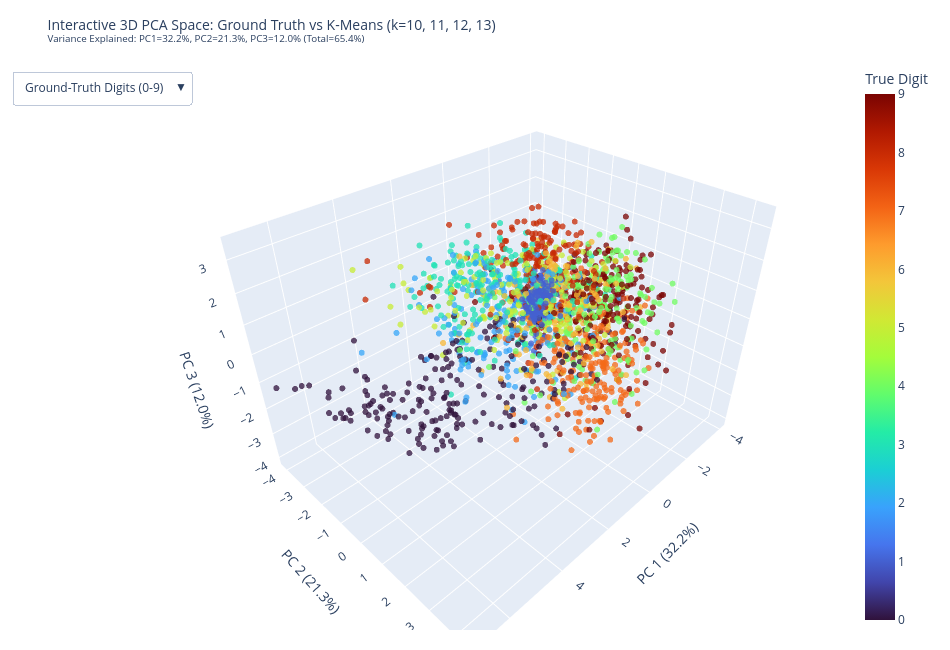

The notebook cell this image was saved under:
### Code cell
# 2. Interactive 3D PCA Projection (Plotly WebGL)
# Enables full 3D rotation, zooming, panning, and interactive hover inspection.
# Includes an on-plot dropdown menu to toggle between Ground Truth and K-Means k=10, 11, 12, 13.
pca_3d = PCA(n_components=3, random_state=RANDOM_STATE)
X_pca_3d = pca_3d.fit_transform(X_sub)
var_3d = pca_3d.explained_variance_ratio_

# Sample 2,000 points for fluid 60fps 3D WebGL rendering
N_INTERACTIVE = 2000
rng_i = np.random.default_rng(RANDOM_STATE)
interactive_idx = rng_i.choice(len(X_sub), size=N_INTERACTIVE, replace=False)

X_3d_sub = X_pca_3d[interactive_idx]
y_3d_sub = y_sub[interactive_idx]

# Hover text for interactive inspection
hover_text = [
    f"Sample #{interactive_idx[i]}<br>"
    f"True Digit: {y_3d_sub[i]}<br>"
    f"k=10 Cluster: {cluster_assignments[10][interactive_idx[i]]}<br>"
    f"k=11 Cluster: {cluster_assignments[11][interactive_idx[i]]}<br>"
    f"k=12 Cluster: {cluster_assignments[12][interactive_idx[i]]}<br>"
    f"k=13 Cluster: {cluster_assignments[13][interactive_idx[i]]}"
    for i in range(N_INTERACTIVE)
]

fig_3d = go.Figure()

# Trace 0: Ground-Truth Digits (Default)
fig_3d.add_trace(go.Scatter3d(
    x=X_3d_sub[:, 0],
    y=X_3d_sub[:, 1],
    z=X_3d_sub[:, 2],
    mode="markers",
    marker=dict(size=3.5, color=y_3d_sub, colorscale="Turbo", opacity=0.75, colorbar=dict(title="True Digit")),
    text=hover_text,
    hoverinfo="text",
    name="Ground Truth"
))

# Create dropdown buttons to switch cluster colorings in 3D
buttons = [
    dict(
        label="Ground-Truth Digits (0-9)",
        method="restyle",
        args=[{"marker.color": [y_3d_sub], "marker.colorscale": ["Turbo"], "marker.colorbar.title": "True Digit"}]
    ),
    dict(
        label="K-Means (k=10)",
        method="restyle",
        args=[{"marker.color": [cluster_assignments[10][interactive_idx]], "marker.colorscale": ["Viridis"], "marker.colorbar.title": "Cluster (k=10)"}]
    ),
    dict(
        label="K-Means (k=11)",
        method="restyle",
        args=[{"marker.color": [cluster_assignments[11][interactive_idx]], "marker.colorscale": ["Viridis"], "marker.colorbar.title": "Cluster (k=11)"}]
    ),
    dict(
        label="K-Means (k=12)",
        method="restyle",
        args=[{"marker.color": [cluster_assignments[12][interactive_idx]], "marker.colorscale": ["Viridis"], "marker.colorbar.title": "Cluster (k=12)"}]
    ),
    dict(
        label="K-Means (k=13)",
        method="restyle",
        args=[{"marker.color": [cluster_assignments[13][interactive_idx]], "marker.colorscale": ["Viridis"], "marker.colorbar.title": "Cluster (k=13)"}]
    ),
]

fig_3d.update_layout(
    title=dict(
        text=f"Interactive 3D PCA Space: Ground Truth vs K-Means (k=10, 11, 12, 13)<br>"
             f"<sup>Variance Explained: PC1={var_3d[0]*100:.1f}%, PC2={var_3d[1]*100:.1f}%, PC3={var_3d[2]*100:.1f}% (Total={sum(var_3d)*100:.1f}%)</sup>",
        font=dict(size=14)
    ),
    scene=dict(
        xaxis_title=f"PC 1 ({var_3d[0]*100:.1f}%)",
        yaxis_title=f"PC 2 ({var_3d[1]*100:.1f}%)",
        zaxis_title=f"PC 3 ({var_3d[2]*100:.1f}%)",
    ),
    updatemenus=[dict(
        type="dropdown",
        direction="down",
        x=0.02,
        y=0.98,
        buttons=buttons,
        showactive=True
    )],
    width=950,
    height=650,
    margin=dict(r=20, b=20, l=20, t=60)
)

# Save Interactive HTML (Figure 3)
html_path = RESULTS_DIR / "3_interactive_pca_3d.html"
fig_3d.write_html(str(html_path))
print(f"Saved Interactive 3D HTML: {html_path.resolve()}")

# Also generate a static 3D snapshot for document / report printing
fig_snap = plt.figure(figsize=(10, 8), dpi=150)
ax_snap = fig_snap.add_subplot(111, projection="3d")
p_snap = ax_snap.scatter(X_3d_sub[:, 0], X_3d_sub[:, 1], X_3d_sub[:, 2], c=y_3d_sub, cmap="tab10", s=8, alpha=0.6, vmin=0, vmax=9)
ax_snap.set_title("PCA 3D Snapshot: Ground-Truth Digits (0-9)", fontsize=12, fontweight="bold")
ax_snap.set_xlabel(f"PC 1 ({var_3d[0]*100:.1f}%)")
ax_snap.set_ylabel(f"PC 2 ({var_3d[1]*100:.1f}%)")
ax_snap.set_zlabel(f"PC 3 ({var_3d[2]*100:.1f}%)")
fig_snap.colorbar(p_snap, ax=ax_snap, ticks=range(10), label="True Digit", pad=0.1)
plt.tight_layout()
fig_snap.savefig(RESULTS_DIR / "3_dimred_pca_3d_snapshot.png", bbox_inches="tight", dpi=300)
plt.close(fig_snap)
print(f"Saved: {RESULTS_DIR / '3_dimred_pca_3d_snapshot.png'}")

# Display interactive plot inline
fig_3d.show()

### Figure 1 — Plotly figure (JSON) as saved in the notebook; plotly's stock layout.template omitted (floating-point values rounded to 4 significant figures; data arrays with more than 128 entries replaced by an {"elided": "..."} marker saying what was removed)
{"data": [{"hoverinfo": "text", "marker": {"color": {"elided": "2000 int values"}, "colorbar": {"title": {"text": "True Digit"}}, "colorscale": [[0, "#30123b"], [0.07143, "#4145ab"], [0.1429, "#4675ed"], [0.2143, "#39a2fc"], [0.2857, "#1bcfd4"], [0.3571, "#24eca6"], [0.4286, "#61fc6c"], [0.5, "#a4fc3b"], [0.5714, "#d1e834"], [0.6429, "#f3c63a"], [0.7143, "#fe9b2d"], [0.7857, "#f36315"], [0.8571, "#d93806"], [0.9286, "#b11901"], [1, "#7a0402"]], "opacity": 0.75, "size": 3.5}, "mode": "markers", "name": "Ground Truth", "text": {"elided": "2000 str values"}, "type": "scatter3d", "x": {"elided": "2000 float values"}, "y": {"elided": "2000 float values"}, "z": {"elided": "2000 float values"}}], "layout": {"height": 650, "margin": {"b": 20, "l": 20, "r": 20, "t": 60}, "scene": {"xaxis": {"title": {"text": "PC 1 (32.2%)"}}, "yaxis": {"title": {"text": "PC 2 (21.3%)"}}, "zaxis": {"title": {"text": "PC 3 (12.0%)"}}}, "title": {"font": {"size": 14}, "text": "Interactive 3D PCA Space: Ground Truth vs K-Means (k=10, 11, 12, 13)<br><sup>Variance Explained: PC1=32.2%, PC2=21.3%, PC3=12.0% (Total=65.4%)</sup>"}, "updatemenus": [{"buttons": [{"args": [{"marker.color": {"elided": "1x2000 int values"}, "marker.colorbar.title": "True Digit", "marker.colorscale": ["Turbo"]}], "label": "Ground-Truth Digits (0-9)", "method": "restyle"}, {"args": [{"marker.color": {"elided": "1x2000 int values"}, "marker.colorbar.title": "Cluster (k=10)", "marker.colorscale": ["Viridis"]}], "label": "K-Means (k=10)", "method": "restyle"}, {"args": [{"marker.color": {"elided": "1x2000 int values"}, "marker.colorbar.title": "Cluster (k=11)", "marker.colorscale": ["Viridis"]}], "label": "K-Means (k=11)", "method": "restyle"}, {"args": [{"marker.color": {"elided": "1x2000 int values"}, "marker.colorbar.title": "Cluster (k=12)", "marker.colorscale": ["Viridis"]}], "label": "K-Means (k=12)", "method": "restyle"}, {"args": [{"marker.color": {"elided": "1x2000 int values"}, "marker.colorbar.title": "Cluster (k=13)", "marker.colorscale": ["Viridis"]}], "label": "K-Means (k=13)", "method": "restyle"}], "direction": "down", "showactive": true, "type": "dropdown", "x": 0.02, "y": 0.98}], "width": 950}}
